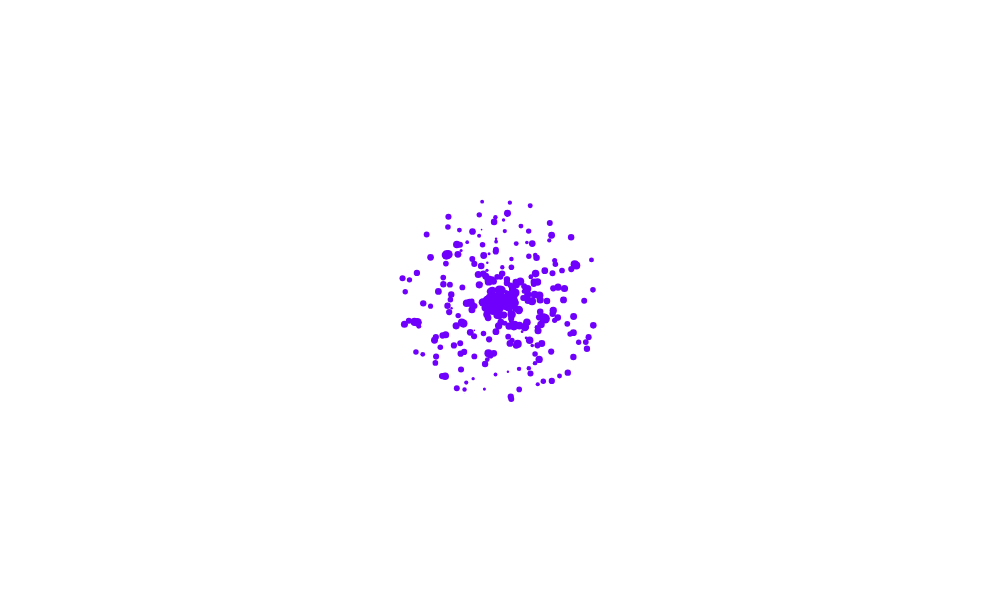
Frame 1 (no input)
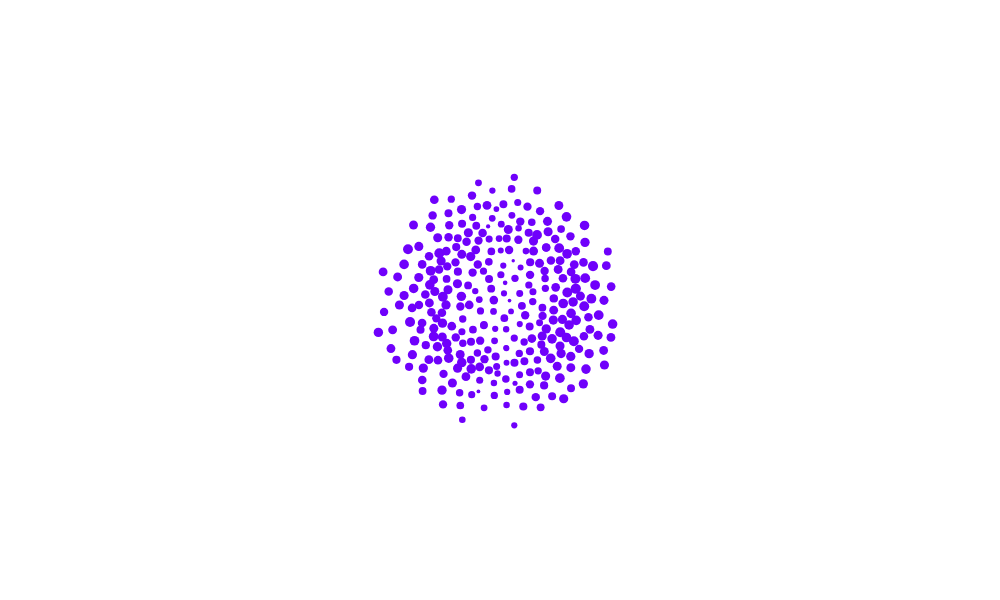
Frame 60 (no input)
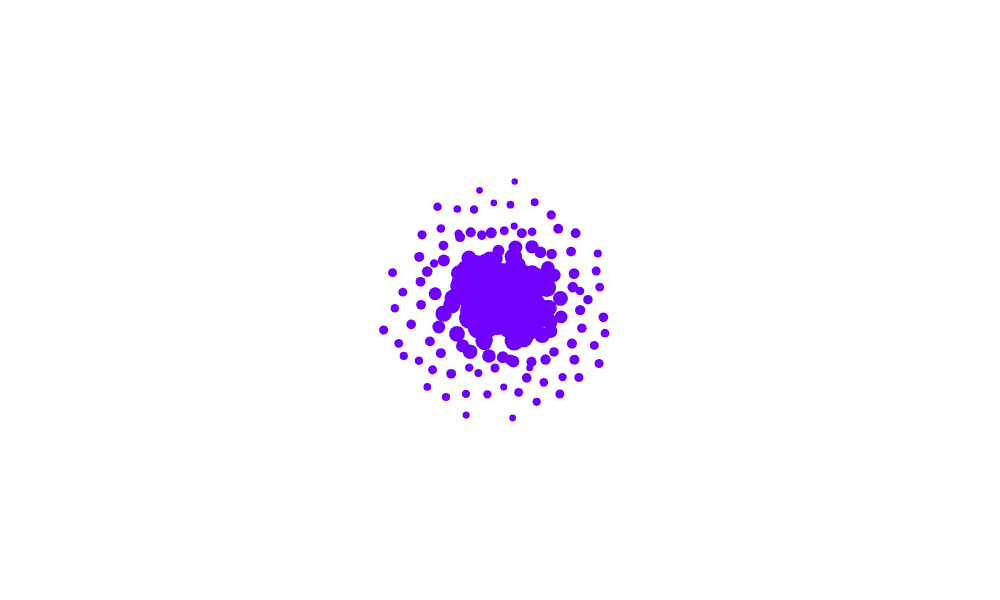
Frame 120 (the mouse pressed at the canvas centre since frame 60)

The p5.js sketch that drew these frames (run headless with seeded random() and noise() and a simulated clock; from frame 60 on, the mouse is pressed at the canvas centre):

// p5.js sketch
// ── sketch.js
// Mutual repulsion, with optional gravity

var myParticles = [];
var nParticles = 300; 
var maxRadius = 100
 
//==========================================================



function setup() {
    createCanvas(1000, 600);
    noStroke()
 
    for (var i = 0; i < nParticles; i++) {
        var radius = random(0, maxRadius)
        var angle = random(0, TWO_PI)
        var rx = cos(angle)* radius + width/2
        var ry = sin(angle) * radius + height/2
        // var rx = random(width/2 - radius, width/2 + radius);
        // var ry = random(height/2 - radius, height/2 + radius);
        myParticles[i] = new Particle(random(5, 7));
        myParticles[i].set(rx, ry);
    }
}
 
 
function keyPressed() {
    for (var i = 0; i < myParticles.length; i++) {
        myParticles[i].px = random(width);
        myParticles[i].py = random(height);
    }
}

 
//==========================================================
function draw() {
    background(255);
 
    var gravityForcex = 0;
    var gravityForcey = 0.05;
    var mutualRepulsionAmount = .5;
    var mouseMutualRepulsionAmount = 500;
 
 
    for (var i = 0; i < myParticles.length; i++) {
        var ithParticle = myParticles[i];
        var px = ithParticle.px;
        var py = ithParticle.py;
 
 
        for (var j = 0; j < i; j++) {
            var jthParticle = myParticles[j];
            var qx = jthParticle.px;
            var qy = jthParticle.py;
 
            var dx = px - qx;
            var dy = py - qy;
            var dh = sqrt(dx*dx + dy*dy);
            if (dh > 1.0) {
                 
                var componentInX = dx/dh;
                var componentInY = dy/dh;
                var proportionToDistanceSquared = 1.0/(dh*dh);
                 
                var repulsionForcex = mutualRepulsionAmount * componentInX * proportionToDistanceSquared;
                var repulsionForcey = mutualRepulsionAmount * componentInY * proportionToDistanceSquared;
 
                ithParticle.addForce( repulsionForcex,  repulsionForcey); // add in forces
                jthParticle.addForce(-repulsionForcex, -repulsionForcey); // add in forces
            }
        }

        var dMouseX = px - mouseX
        var dMouseY = py - mouseY
        var dMouse = sqrt(dMouseX**2 + dMouseY**2);

        if (dMouse < 400 && dMouse > 8) {

          var mouseComponentInX = dMouseX/dMouse;
          var mouseComponentInY = dMouseY/dMouse;
          var mouseProportionToDistanceSquared = 1.0/(dMouse**2);
                 
          var mouseRepulsionForcex = (mouseMutualRepulsionAmount) * mouseComponentInX * mouseProportionToDistanceSquared;
          var mouseRepulsionForcey = (mouseMutualRepulsionAmount) * mouseComponentInY * mouseProportionToDistanceSquared;
 
          ithParticle.addForce(-mouseRepulsionForcex, -mouseRepulsionForcey); // add in forces
        }else{
          // ithParticle.addForce(-mouseRepulsionForcex, -mouseRepulsionForcey);
          // ithParticle.px = ithParticle.px *.99 + mouseX *.01
          // ithParticle.py = ithParticle.py *.99 + mouseY* .01
        }


    }
 
    for (var i = 0; i < myParticles.length; i++) {
        myParticles[i].bPeriodicBoundaries = false;
        myParticles[i].bElasticBoundaries = true;
        myParticles[i].update(); // update all locations
    }
 
    for (var i = 0; i < myParticles.length; i++) {
        myParticles[i].render(); // draw all particles
    }
}

 
//==========================================================
//========================================================== 
function Particle(size){
  this.px=0;
  this.py=0;
  this.vx=0;
  this.vy=0;
  this.damping=0.96;
  this.mass=1.0;
  this.bLimitVelocities=true;
  this.bPeriodicBoundaries=false;
  this.bElasticBoundaries=false;
  this.size = size


  this.set=function(x,y){
    this.px=x;
    this.py=y;
    this.vx=0;
    this.vy=0;
    this.damping=0.96;
    this.mass=1.0;
  }
  
  this.addForce=function(fx,fy){
    ax=fx/this.mass;
    ay=fy/this.mass;
    this.vx+=ax;
    this.vy+=ay;
  }

  this.update=function(){
    this.vx*=this.damping;
    this.vy*=this.damping;
    this.limitVelocities();
    this.handleBoundaries();
    this.px+=this.vx;this.py+=this.vy;
  }

  this.limitVelocities=function(){
    if(this.bLimitVelocities){
      var speed=sqrt(this.vx*this.vx+this.vy*this.vy);
      var maxSpeed=10;
      if(speed>maxSpeed){
        this.vx*=maxSpeed/speed;this.vy*=maxSpeed/speed;
      }
    }
  }

  this.inBounds=function(){
    return(this.px<width&&this.px>0&&this.py<height&&this.py>0);
  }

  this.handleBoundaries=function(){
    if(this.bPeriodicBoundaries){
      if(this.px>width)this.px-=width;
      if(this.px<0)this.px+=width;
      if(this.py>height)this.py-=height;
      if(this.py<0)this.py+=height;
    }else if(this.bElasticBoundaries){
      if(this.px>width)this.vx=-this.vx;
      if(this.px<0)this.vx=-this.vx;
      if(this.py>height)this.vy=-this.vy;
      if(this.py<0)this.vy=-this.vy;
    }
  }
  this.render=function(size){
    var distance = getDistance(mouseX, mouseY, this.px, this.py)
    var factor = map(distance, 0, 75, 3, 1)
    print(this.vx)
    if(distance >= 75){
      var size = this.size + log(abs(this.vx) * 50)
    }else{
      var size = (this.size + log(abs(this.vx) * 50)) * factor
    }
    var opacity = map(size, 0, 40, 0, 255)

    // var opacity = map(size, 0, 100, 3, 1)
    fill(111, 0, 251)

    ellipse(this.px,this.py,size,size);
  }
}

function getDistance(x1, y1, x2, y2){
  return sqrt((x1 - x2)**2 + (y1 - y2)**2)
}
